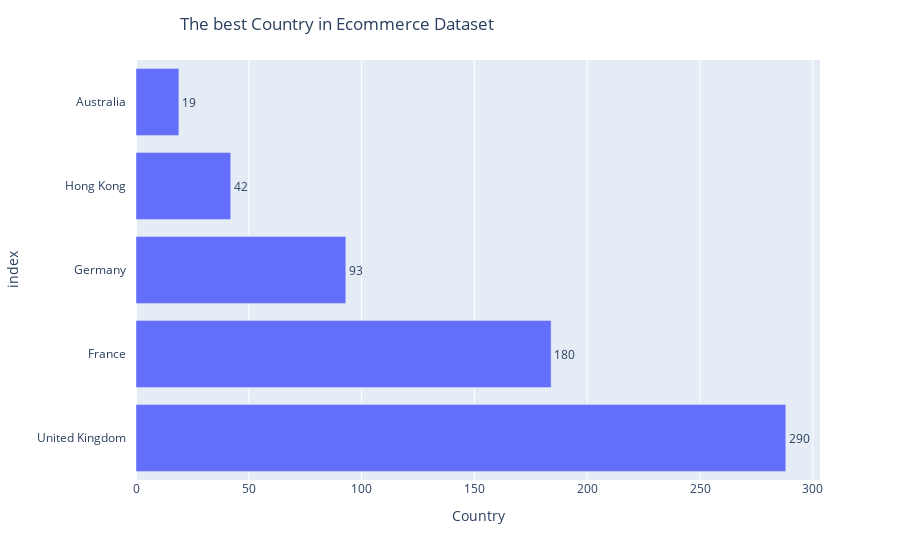

The notebook cell this image was saved under:
### Code cell
fig  = px.bar(data_frame= df_clean['Country'].value_counts(), x = 'Country',
             text_auto='0.2s')
fig.update_layout(title_text='The best Country in Ecommerce Dataset', title_x=0.2)
fig.update_traces(textfont_size = 12 , textposition = 'outside')
fig.show()

### Figure 1 — Plotly figure (JSON) as saved in the notebook; plotly's stock layout.template omitted (floating-point values rounded to 4 significant figures)
{"data": [{"alignmentgroup": "True", "hovertemplate": "Country=%{x}<br>index=%{y}<extra></extra>", "legendgroup": "", "marker": {"color": "#636efa", "pattern": {"shape": ""}}, "name": "", "offsetgroup": "", "orientation": "h", "showlegend": false, "textfont": {"size": 12}, "textposition": "outside", "texttemplate": "%{x:0.2s}", "type": "bar", "x": [288, 184, 93, 42, 19], "xaxis": "x", "y": ["United Kingdom   ", "        France   ", "       Germany   ", "     Hong Kong   ", "     Australia   "], "yaxis": "y"}], "layout": {"barmode": "relative", "legend": {"tracegroupgap": 0}, "margin": {"t": 60}, "title": {"text": "The best Country in Ecommerce Dataset", "x": 0.2}, "xaxis": {"anchor": "y", "domain": [0, 1], "title": {"text": "Country"}}, "yaxis": {"anchor": "x", "domain": [0, 1], "title": {"text": "index"}}}}
